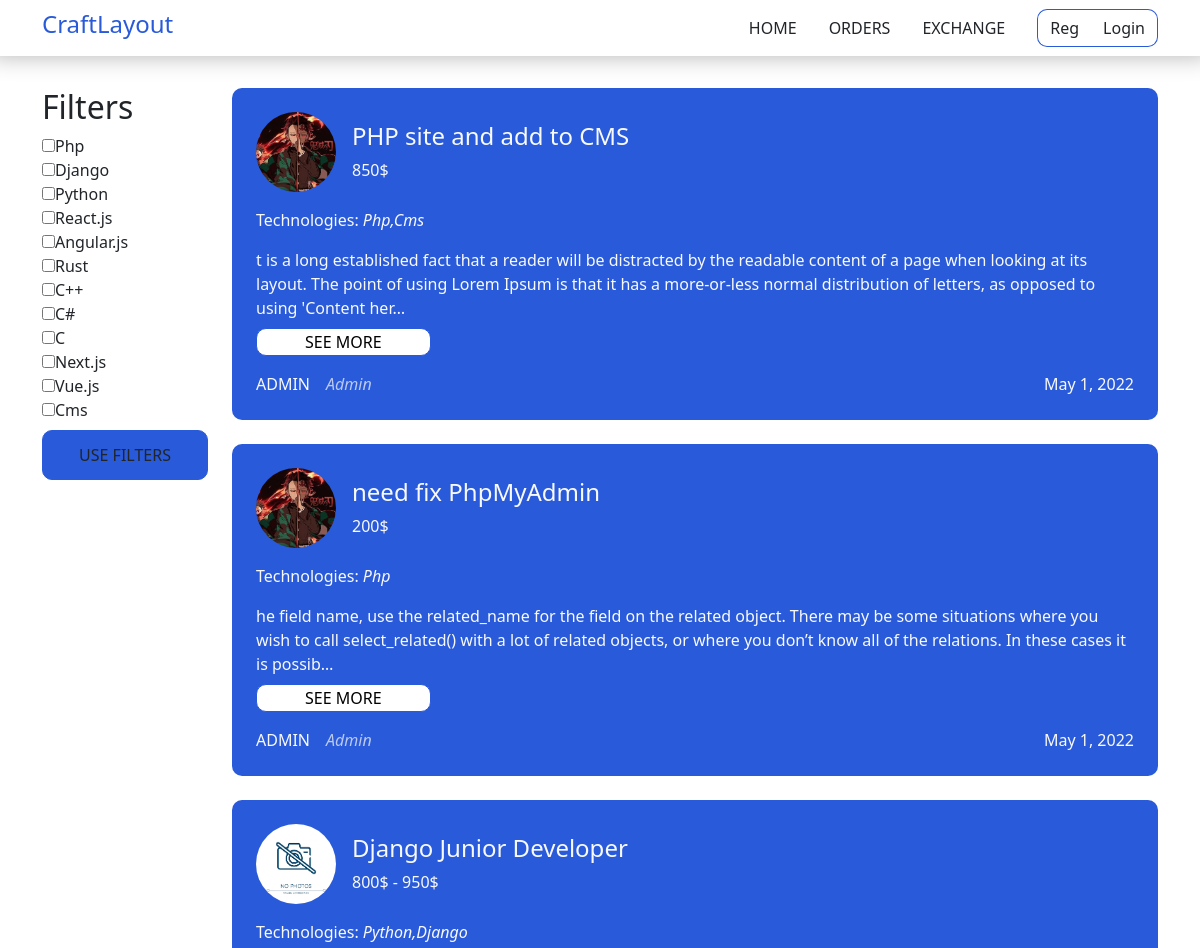
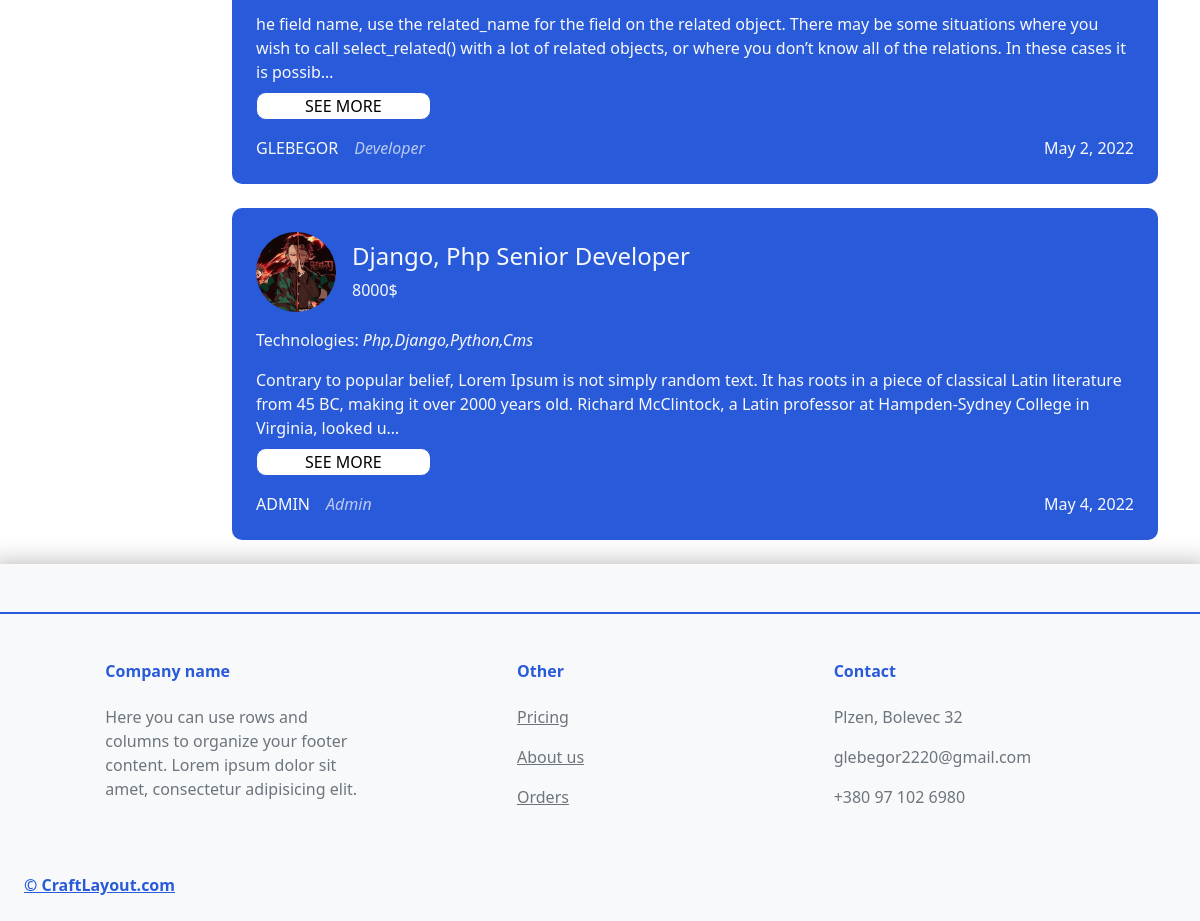
The page /exchange/ on the database its author committed (2 pictures, top to bottom).
### exchange/models.py (models this page shows, shortened)
class Exchange(models.Model):
    user = models.ForeignKey(User, on_delete=models.CASCADE)
    title = models.CharField(max_length=255)
    salary = models.CharField(default='Agreements' ,max_length=255)
    text = models.TextField()
    technologies = models.CharField(max_length=255, default=' ')
    date = models.DateField(default=timezone.now)
    id = models.AutoField(primary_key=True)

### users/models.py (models this page shows, shortened)
class Profile(models.Model):
    user = models.OneToOneField(User, on_delete=models.CASCADE)
    Avatar = models.ImageField(default='default.png', upload_to='avatarks')
    banner = models.ImageField(default='default.png', upload_to='banners')
    position = models.CharField(default='Developer', max_length=150)

### exchange/views.py (the view)
# urls.py: path('exchange/', exchViews.exchangePage, name='exchange'),
def exchangePage(request):
    orders = Exchange.objects.all()
    context = {'data': orders}
    return render(request, 'exchange/exchange.html', context)

### exchange/templates/exchange/exchange.html (shortened to what this page needs)
{% extends 'services/main-layout.html' %}
{% block content%}
<div style="min-height: 640px;" class='container'>
    <div class="mt-2 row">
        <div class="col-2">
            <div class="my-4">
                <h2>Filters</h2>
                <input class="inputCheckTehc" type="checkbox" value="Php">Php</input></br>
                <input class="inputCheckTehc" type="checkbox" value="Django">Django</input></br>
                <input class="inputCheckTehc" type="checkbox" value="Python">Python</input></br>
                <input class="inputCheckTehc" type="checkbox" value="React.js">React.js</input></br>
                <input class="inputCheckTehc" type="checkbox" value="Angular.js">Angular.js</input></br>
                <input class="inputCheckTehc" type="checkbox" value="Rust">Rust</input></br>
                <input class="inputCheckTehc" type="checkbox" value="C++">C++</input></br>
                <input class="inputCheckTehc" type="checkbox" value="C#">C#</input></br>
                <input class="inputCheckTehc" type="checkbox" value="C">C</input></br>
                <input class="inputCheckTehc" type="checkbox" value="Next.js">Next.js</input></br>
                <input class="inputCheckTehc" type="checkbox" value="Vue.js">Vue.js</input></br>
                <input class="inputCheckTehc" type="checkbox" value="Cms">Cms</input></br>
                <button class="btn my-2 flare-button">Use filters</button>
            </div>
        </div>
        <div class="col-10">
            {% for order in data%}
            <div class='orderExchange my-4 p-4 text-light'>
                <div class="d-flex pb-3 align-items-center">
                    <img style="width: 80px;height: 80px; border-radius: 50%;" src={{ order.user.profile.Avatar.url}}>
                    <div class="ms-3">
                        <div class="h4">{{ order.title}}</div>
                        <div class="">{{ order.salary}}</div>
                    </div>
                </div>
                <p class="techExchange">Technologies: <em class="">{{ order.technologies}}</em></p>
                <div class="">{{ order.text|truncatechars:250}}</div>
                <a href={{ order.id }}><button class="btnExchange text-uppercase my-2 px-5">See more</button></a>
                <div class="d-flex justify-content-between pt-2">
                    <div class="d-flex">
                        <div class="text-uppercase">{{ order.user|truncatechars:25}}</div>
                        <em class="ps-3" style="opacity: .7;">{{ order.user.profile.position|truncatechars:25}}</em>
                    </div>
                    <div class="">{{ order.date}}</div>
                </div>
            </div>
            {% endfor%}
        </div>
    </div>
</div>
{% endblock%}

### services/static/services/style.css (style rules this page uses)
body { margin: 0; font-family: 'Raleway', sans-serif; }
button { background-color: #fff; border: 1px solid #295AD9!important; border-radius: 10px!important; }
.flare-button { width: 100%; max-width: 280px; height: 50px; display: flex; justify-content: center; align-items: center; padding-top: 2px; margin-bottom: 30px; border: none; border-radius: 3px; font-size: 16px; font-weight: bold; text-align: center; text-transform: uppercase; background-color: #295AD9!important; cursor: pointer; text-decoration: none; position: relative; overflow: hidden; }
.flare-button:after { content: ""; display: block; width: 25px; height: 200px; margin-left: 50px; background: rgba(255, 255, 255, .4) 100%; left: -80px; top: -100px; z-index: 1; transform: rotate(45deg); position: absolute; animation: movingFlare 2s ease-in-out 1s infinite; }
.orderExchange { width: 100%; margin: 10px 0 auto; color: white; padding: 40px; border-radius: 10px; background-color: #295AD9; }

### rows shown on the page
Exchange: user.profile.Avatar (picture), title "PHP site and add to CMS", salary "850$", technologies "Php,Cms", text "t is a long established fact that a reader will be distracted by the readable content of a page when looking at its layout. The point of using Lorem Ipsum is that it has a more-or-less normal distribution of letters, as opposed to using 'Content her…", user "ADMIN", user.profile.position "Admin", date "May 1, 2022"
Exchange: user.profile.Avatar (picture), title "need fix PhpMyAdmin", salary "200$", technologies "Php", text "he field name, use the related_name for the field on the related object. There may be some situations where you wish to call select_related() with a lot of related objects, or where you don’t know all of the relations. In these cases it is possib…", user "ADMIN", user.profile.position "Admin", date "May 1, 2022"
Exchange: user.profile.Avatar (placeholder picture), title "Django Junior Developer", salary "800$ - 950$", technologies "Python,Django", text "he field name, use the related_name for the field on the related object. There may be some situations where you wish to call select_related() with a lot of related objects, or where you don’t know all of the relations. In these cases it is possib…", user "GLEBEGOR", user.profile.position "Developer", date "May 2, 2022"
Exchange: user.profile.Avatar (picture), title "Django, Php Senior Developer", salary "8000$", technologies "Php,Django,Python,Cms", text "Contrary to popular belief, Lorem Ipsum is not simply random text. It has roots in a piece of classical Latin literature from 45 BC, making it over 2000 years old. Richard McClintock, a Latin professor at Hampden-Sydney College in Virginia, looked u…", user "ADMIN", user.profile.position "Admin", date "May 4, 2022"
